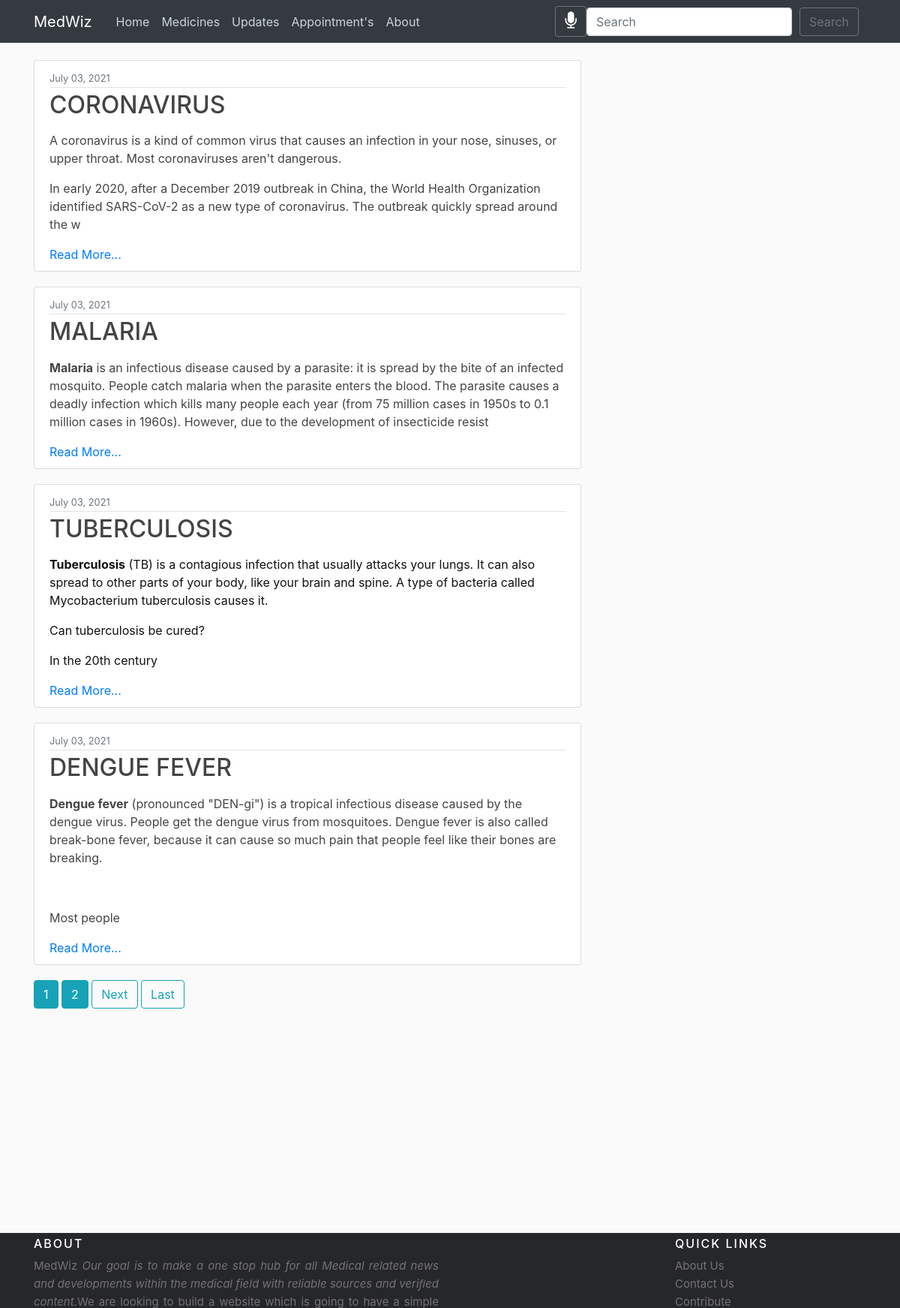
The page / on the database its author committed.
### blog/models.py (models this page shows, shortened)
class Post(models.Model):
    title = models.CharField(max_length=100)
    image = models.ImageField(null=True,blank=True,upload_to='django_blog/media')
    content = RichTextField(blank=True,null=True)
    date_posted = models.DateTimeField(default=timezone.now)

### blog/views.py (the view)
# urls.py: path("", PostListView.as_view(), name="home"),
class PostListView(ListView):
    model = Post
    template_name = "blog/home.html"
    context_object_name = "posts"
    ordering = ["date_posted"]
    paginate_by = 4

### blog/templates/blog/home.html (shortened to what this page needs)
{%extends "blog/base.html" %} {% block content%} {% for post in posts%}
<article class="media content-section">
  <div class="media-body">
    <div class="article-metadata">
      <small class="text-muted">{{ post.date_posted|date:"F d, Y" }}</small>
    </div>
    <h2>
      <a class="article-title" href="{% url 'post-detail' post.id %}"
        >{{ post.title }}</a
      >
    </h2>
    <p class="article-content">{{ post.content| slice:400 | safe }}</p>
    <a href="{% url 'post-detail' post.id %}">Read More...</a>
  </div>
</article>
  {% endfor %}
  {% if is_paginated %}
    {% for num in page_obj.paginator.page_range %}
      {% if page_obj.number == num%}
        <a href="?page={{ num }}" class="btn btn-info mb-4">{{ num }}</a>
        {% elif num > page_obj.number|add:'-3' and num < page_obj.number|add:'3' %}
          <a href="?page={{ num }}" class="btn btn-info mb-4">{{ num }}</a>
      {% endif %}
    {% endfor %}
    {% if page_obj.has_next %}
        <a class="btn btn-outline-info mb-4" href="?page={{ page_obj.next_page_number }}">Next</a>
        <a class="btn btn-outline-info mb-4" href="?page={{ page_obj.paginator.num_pages }}">Last</a>
    {% endif %}
  {% endif %}
{% endblock%}

### blog/templates/blog/base.html (shortened to what this page needs)
{%load static%}
<!DOCTYPE html>
<html lang="en">
  <head>
    <link rel="stylesheet" href="https://cdnjs.cloudflare.com/ajax/libs/font-awesome/4.7.0/css/font-awesome.min.css">
    <link
      rel="stylesheet"
      href="https://stackpath.bootstrapcdn.com/bootstrap/4.5.2/css/bootstrap.min.css"
    />
    <link rel="stylesheet" href="{% static 'blog/main.css'%}" type="text/css">
    <link rel="stylesheet" href="{% static 'blog/footer.css'%}" type="text/css">
  </head>
  <body>
    <header class="site-header">
      <nav class="navbar navbar-expand-md navbar-dark bg-dark fixed-top">
        <div class="container">
          <a class="navbar-brand mr-4" href="{% url 'home'%}">MedWiz</a>
          <div class="collapse navbar-collapse" id="navbarToggle">
            <div class="navbar-nav mr-auto">
              <a class="nav-item nav-link" href="{% url 'home'%}">Home</a>
              <a class="nav-item nav-link" href="{% url 'medicines'%}">Medicines</a>
              <a class="nav-item nav-link" href="{% url 'updates'%}">Updates</a>
              <a class="nav-item nav-link" href="{% url 'contact'%}">Appointment's</a>
              <a class="nav-item nav-link" href="{% url 'about'%}">About</a>
            </div>
          </div>
          <form method="post" action="{% url 'speech_to_text' %}">
            <button class="btn btn-outline-secondary"><i class="fa fa-microphone" style="font-size:24px;color: white;"></i></button>
          </form>
          <form class="d-flex" method=POST action="{% url 'search' %}">
            <input class="form-control me-2" value="{{data}}" type="search" placeholder="Search" aria-label="Search" name="searched">
            <div  class="button-search">
              <button class="btn btn-outline-secondary" type="submit" >Search</button>
            </div>
          </form>
        </div>
      </nav>
    </header>
    <main role="main" class="container">
        <div class="row">
          <div class="col-md-8">
            {% block content %}{% endblock %}
          </div>
        </div>
      </main>
 <footer class="site-footer">
      <div class="container">
        <div class="row">
          <div class="col-sm-12 col-md-6">
            <h6>About</h6>
            <p class="text-justify">MedWiz <i>Our goal is to make a one stop hub for all Medical related news and developments within the medical field with reliable sources and veriﬁed content.</i>We are looking to build a website which is going to have a simple user interface with all the information needed available at the user’s ﬁngertips.</p>
          </div>
          <div class="col-xs-6 col-md-3">
          </div>
          <div class="col-xs-6 col-md-3">
            <h6>Quick Links</h6>
            <ul class="footer-links">
              <li><a href="{% url 'about' %}">About Us</a></li>
              <li><a href="#">Contact Us</a></li>
              <li><a href="#">Contribute</a></li>
            </ul>
          </div>
        </div>
      </div>
</footer>
  </body>
</html>

### blog/static/blog/main.css (style rules this page uses)
body { background: #fafafa; color: #333333; margin-top: 5rem; }
h1, h2, h3, h4, h5, h6 { color: #444444; }
ul { margin: 0; }
.site-header .navbar-nav .nav-link { color: #cbd5db; }
.content-section { background: #ffffff; padding: 10px 20px; border: 1px solid #dddddd; border-radius: 3px; margin-bottom: 20px; }
.article-title { color: #444444; }
.article-content { white-space: pre-line; }
.article-metadata { padding-bottom: 1px; margin-bottom: 4px; border-bottom: 1px solid #e3e3e3; }
.button-search { width: fit-content; padding: 0px 10px; }

### blog/static/blog/footer.css (style rules this page uses)
.site-footer { background-color:#26272b; font-size:15px; line-height:24px; position: absolute; bottom: 0; left: 0; right: 0; height:100px; color:#737373; }
.site-footer h6 { color:#fff; font-size:16px; text-transform:uppercase; margin-top:5px; letter-spacing:2px }
.site-footer a { color:#737373; }
.footer-links { padding-left:0; list-style:none }
.footer-links li { display:block }
.footer-links a { color:#737373 }

### blog/templates/blog/base.html (style rules this page uses)
body { position: static !important; top:0px !important; }

### rows shown on the page
Post: date_posted "July 03, 2021", title "CORONAVIRUS", content "A coronavirus is a kind of common virus that causes an infection in your nose, sinuses, or upper throat. Most coronaviruses aren't dangerous. In early 2020, after a December 2019 outbreak in China, the World Health Organization identified SARS-CoV-2 as a new type of coronavirus. The outbreak quickly spread around the w"
Post: date_posted "July 03, 2021", title "MALARIA", content "Malaria is an infectious disease caused by a parasite: it is spread by the bite of an infected mosquito. People catch malaria when the parasite enters the blood. The parasite causes a deadly infection which kills many people each year (from 75 million cases in 1950s to 0.1 million cases in 1960s). However, due to the development of insecticide resist"
Post: date_posted "July 03, 2021", title "TUBERCULOSIS", content "Tuberculosis (TB) is a contagious infection that usually attacks your lungs. It can also spread to other parts of your body, like your brain and spine. A type of bacteria called Mycobacterium tuberculosis causes it. Can tuberculosis be cured? In the 20th century"
Post: date_posted "July 03, 2021", title "DENGUE FEVER", content "Dengue fever (pronounced \"DEN-gi\") is a tropical infectious disease caused by the dengue virus. People get the dengue virus from mosquitoes. Dengue fever is also called break-bone fever, because it can cause so much pain that people feel like their bones are breaking. Most people"

### other values the page prints
{{ num }} "1"
{{ num }} "2"
